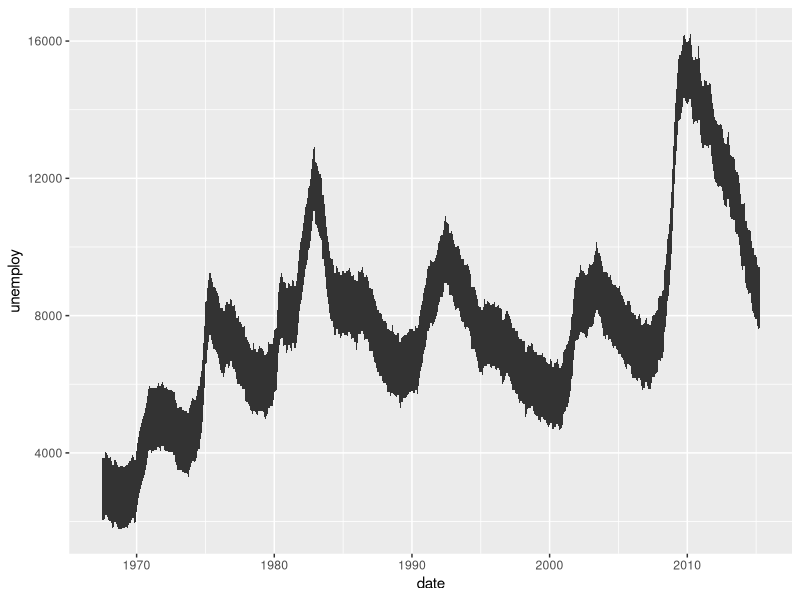
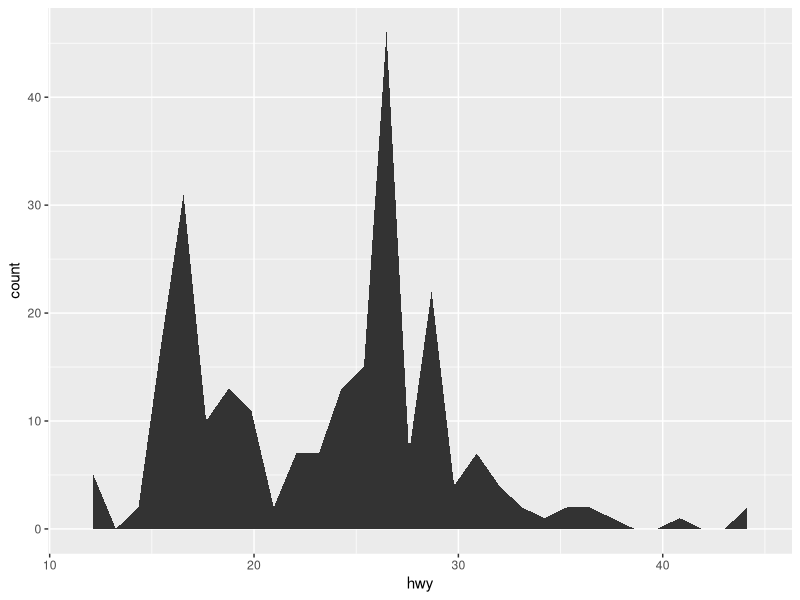
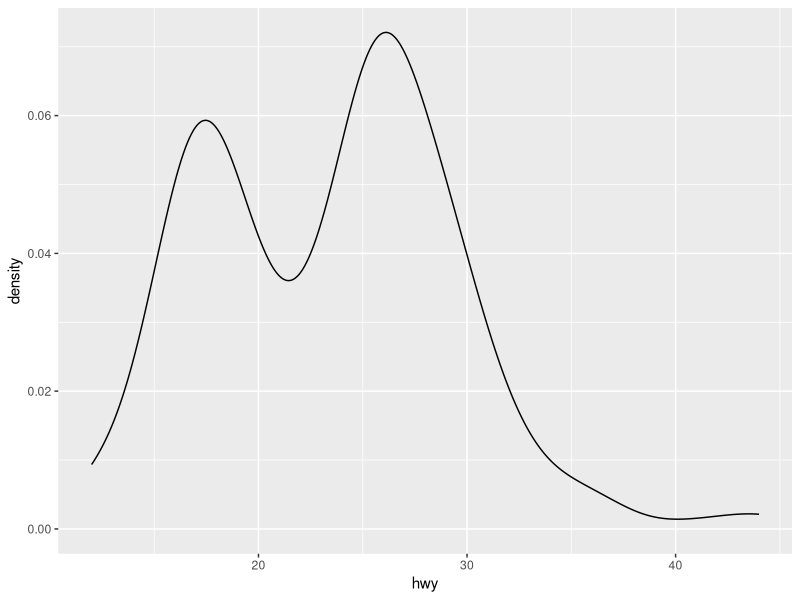
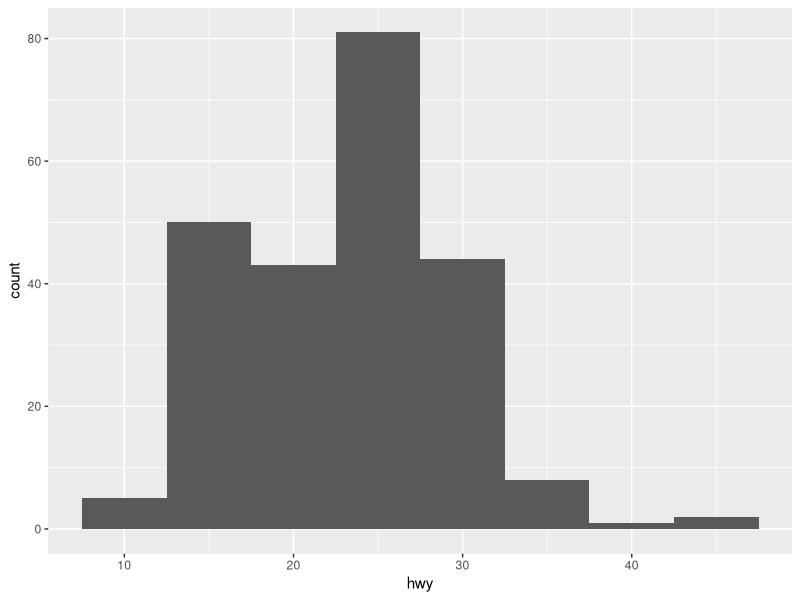
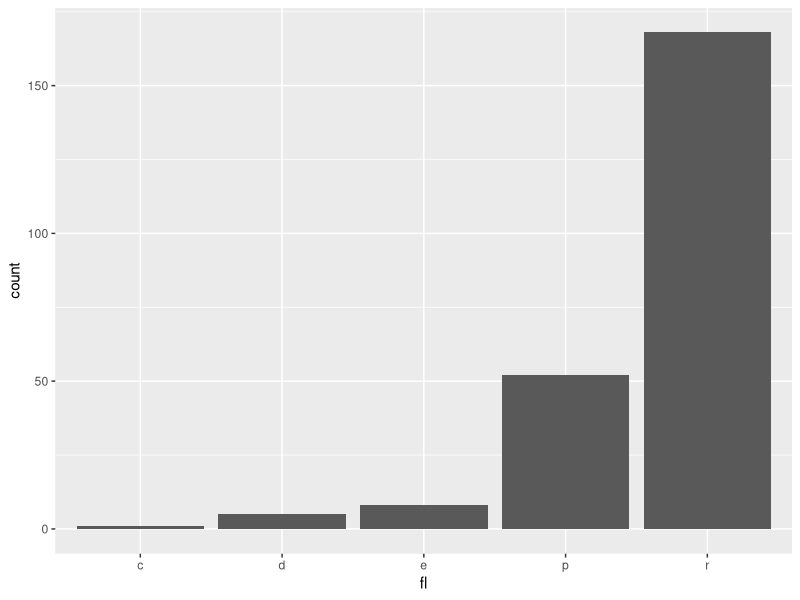
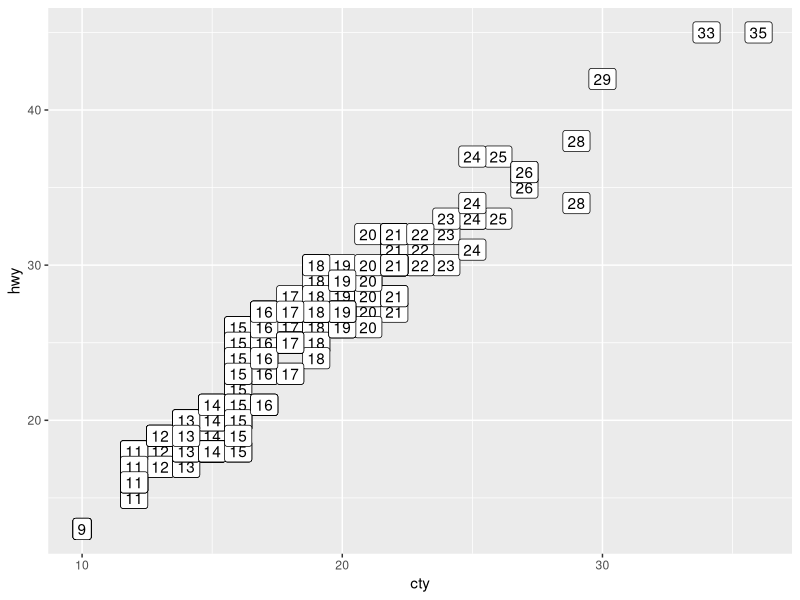
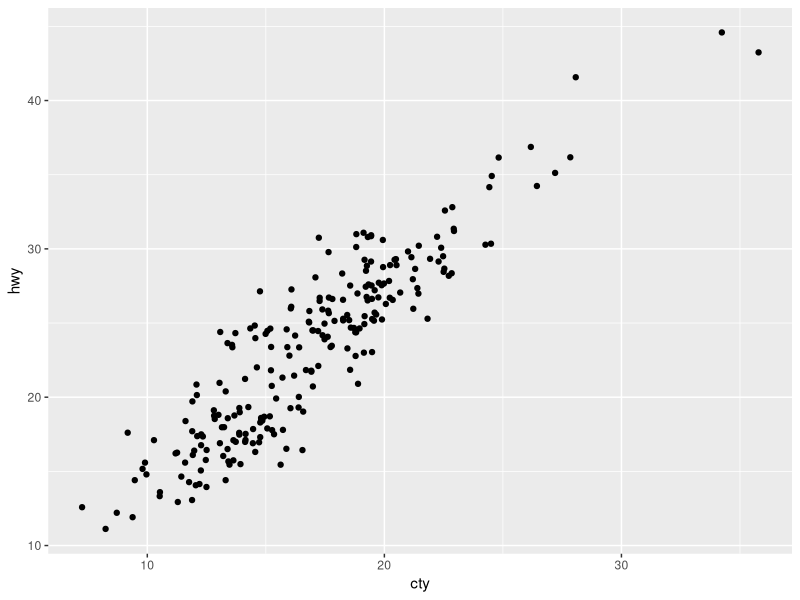
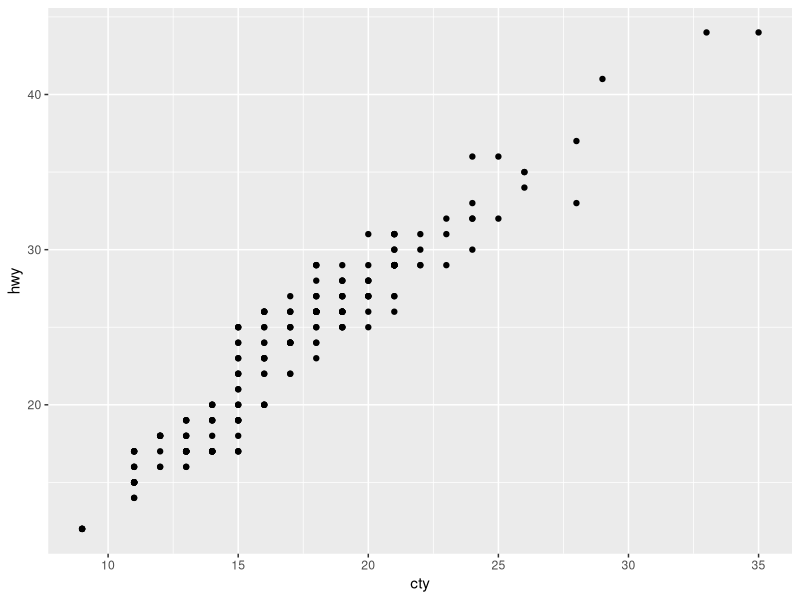

The R script that drew these images, in order:
library(tidyverse)

#primitives
a <- ggplot(economics, aes(date, unemploy))
b <- ggplot(seals, aes(x = long, y = lat))

a + geom_ribbon(aes(ymin=unemploy - 900,
                    ymax=unemploy + 900))

#one variable continuous
c <- ggplot(mpg, aes(x=hwy))
c2 <- ggplot(mpg)
c + geom_area(stat = "bin")
c + geom_density(kernel = "gaussian")
c + geom_histogram(binwidth = 5) 

#one variable discrete
d <- ggplot(mpg, aes(fl))
d + geom_bar()

#two variables; continuous x, y
e <- ggplot(mpg, aes(cty, hwy))

e + geom_label(aes(label = cty), nudge_x = 1,
               nudge_y = 1, check_overlap = TRUE) 
e + geom_jitter(height = 2, width = 2)

e + geom_point()
e + geom_quantile()
e + geom_rug(sides = "bl")
e + geom_smooth(method = lm)
e + geom_text(aes(label = cty), nudge_x = 1,
              nudge_y = 1, check_overlap = TRUE)


#discrete x , continuous y
f <- ggplot(mpg, aes(class, hwy))
f + geom_col()
f + geom_boxplot()
f + geom_dotplot(binaxis = "y", stackdir =
                   "center")
f + geom_violin(scale = "area")

#Three variables
seals$z <- with(seals, sqrt(delta_long^2 + delta_lat^2))
l <- ggplot(seals, aes(long, lat))
l + geom_contour(aes(z = z))
